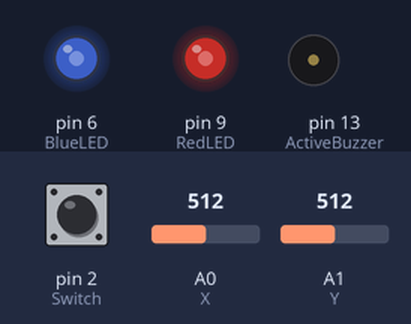
Simulated run of this sketch. Board: Arduino Uno, built with avr-gcc and run on an emulated ATmega328P. Parts: output pins drawn as LEDs (lit = HIGH), buzzer (waves = sounding, pin HIGH). The test bench sets the inputs (shaded band); at power-on: pin 2 (Switch) HIGH, A0 (X) = 512, A1 (Y) = 512.

Above: at 1.2 s.
1.3 s: pin 2 (Switch) pulled LOW for 1 s
At 1.95 s:
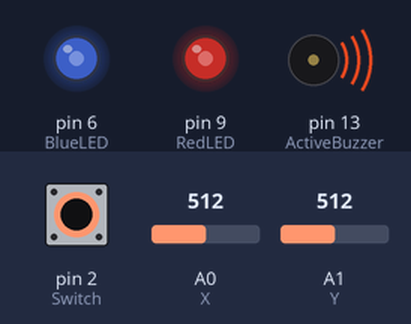
3.8 s: A0 (X) set to 716
At 4.1 s:
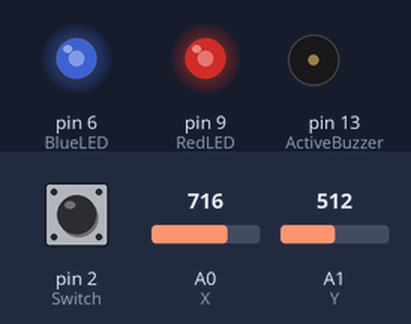
5.3 s: A1 (Y) set to 900
At 6.4 s:
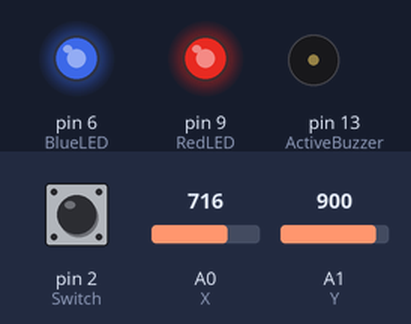
6.8 s: pin 2 (Switch) pulled LOW for 0.15 s
At 7.6 s:
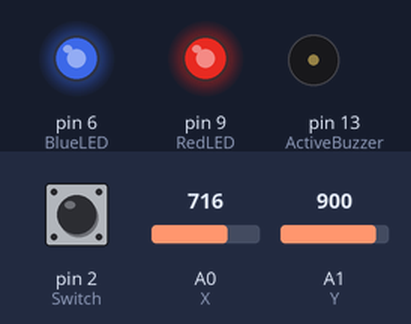
8.4 s: pin 2 (Switch) pulled LOW for 3.2 s
At 9.05 s:
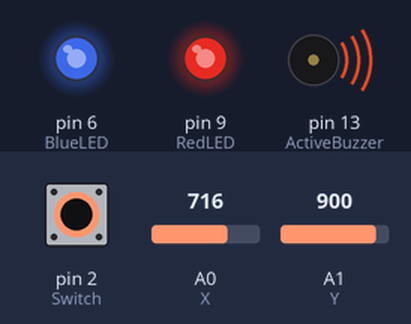
13.1 s: A1 (Y) set to 511
At 13.5 s:
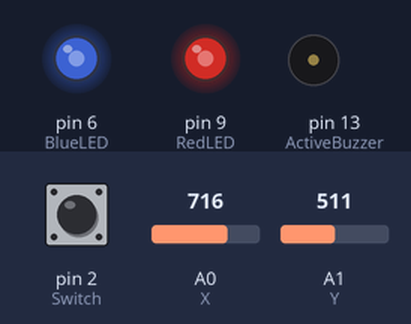
Timing chart, 0 to 15.6 s (numbered marks = the images above; inputs shaded):
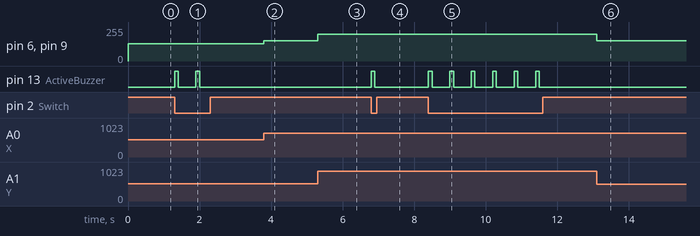

Measured:
- after the input at 1.3 s, pin 13 (ActiveBuzzer): alternates HIGH for 0.10 s and LOW for 0.50 s, 4 changes in all, then stays LOW, starting at once
- after the input at 3.8 s, pin 6 (BlueLED), pin 9 (RedLED): 128/255 → 153/255 at once
- after the input at 5.3 s, pin 6 (BlueLED), pin 9 (RedLED): 153/255 → 202/255 at once
- after the input at 6.8 s, pin 13 (ActiveBuzzer): LOW → HIGH at once, → LOW 0.10 s later
- after the input at 8.4 s, pin 13 (ActiveBuzzer): alternates HIGH for 0.10 s and LOW for 0.50 s, 12 changes in all, then stays LOW, starting at once
- after the input at 13.1 s, pin 6 (BlueLED), pin 9 (RedLED): 202/255 → 153/255 at once

The sketch:

LnBtbTJ.ino
```cpp
// date: 6/11/2026
// LED & Buzzer triggered by Thumb Joystick (LnBtbTJ) by: Armanz0n

int Switch = 2;       // Digital pin connected to switch output
int X = A0;            // Analog pin connected to X output
int Y = A1;            // Analog pin connected to Y output
int ActiveBuzzer = 13;  // Digital pin connected to buzzer
int BlueLED = 6;
int RedLED = 9;

void setup() {
  pinMode(Switch, INPUT);
  digitalWrite(Switch, HIGH);  // Activates internal pull-up resistor

  pinMode(ActiveBuzzer, OUTPUT); //Set the buzzer as an output
  Serial.begin(9600);
}

void loop() {
  //math part
  int Blue = analogRead(X)/4;
  int Red = analogRead(Y)/4;
  int BlueNRed = (Blue + Red)/2;
  analogWrite(BlueLED, BlueNRed);
  analogWrite(RedLED, BlueNRed);

  if (digitalRead(Switch) == 0) {
    digitalWrite(ActiveBuzzer, HIGH); // Turn buzzer on
    delay(100);
    digitalWrite(Switch, HIGH);
    digitalWrite(ActiveBuzzer, LOW);// Turn buzzer off
    delay(500);
  }
  else {
    digitalWrite(ActiveBuzzer, LOW);  // Turn buzzer off when released
  }

}

//code NOT inspired from the elegoo super starter kit
```
